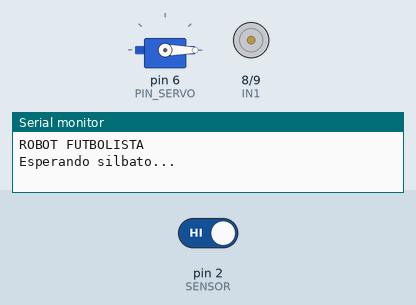
The sketch below on a simulated Arduino Uno, built with avr-gcc and run on an emulated ATmega328P. Shown: servo, motor-driver pin pairs drawn as motors (green arrow = first pin HIGH = forward, orange = second pin HIGH = backward, longer = more drive, scaled by the enable pin), the last lines printed to the serial monitor. Inputs (shaded band) come from the test bench; at power-on: pin 2 (SENSOR) HIGH.

Above: at 1.2 s.
1.3 s: pin 2 (SENSOR) driven LOW
At 2.1 s:
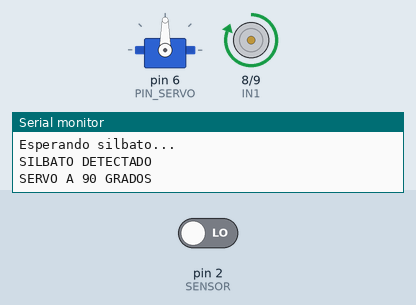
At 3.0 s:
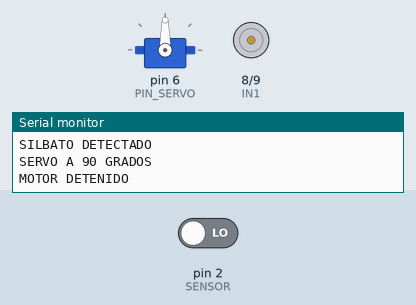
3.9 s: pin 2 (SENSOR) driven HIGH
Timing chart, 0 to 6.9 s (numbered marks = the images above; inputs shaded):
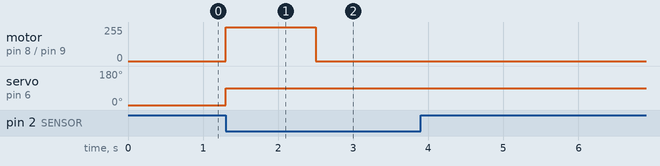

The sketch:

Robot_Tirador.ino
```cpp
#include <Servo.h>

/*
  ROBOT FUTBOLISTA
  Arduino UNO
  Sensor de sonido HW-484
  Puente H L298N
  Motor DC
  Servomotor SG90
*/

// -------------------------------
// PINES DEL SENSOR
// -------------------------------

const int SENSOR = 2;

// -------------------------------
// PINES DEL PUENTE H
// -------------------------------

const int ENA = 5;
const int IN1 = 8;
const int IN2 = 9;

// -------------------------------
// PIN DEL SERVOMOTOR
// -------------------------------

const int PIN_SERVO = 6;

Servo servoMotor;

// -------------------------------
// CONFIGURACION
// -------------------------------

const int VELOCIDAD = 255;

const unsigned long TIEMPO_MOTOR = 1200;

const unsigned long TIEMPO_ESPERA = 500;

const int SONIDO_ACTIVO = LOW;

// Posiciones del servo
const int SERVO_INICIAL = 0;
const int SERVO_DERECHA = 90;

// -------------------------------
// VARIABLES
// -------------------------------

bool motorEncendido = false;
bool sistemaPreparado = true;

bool servoActivado = false;

unsigned long tiempoActivacion = 0;
unsigned long ultimoSonido = 0;

// -------------------------------
// CONFIGURACION INICIAL
// -------------------------------

void setup() {

  Serial.begin(9600);

  pinMode(SENSOR, INPUT);

  pinMode(ENA, OUTPUT);
  pinMode(IN1, OUTPUT);
  pinMode(IN2, OUTPUT);

  // Configurar servomotor
  servoMotor.attach(PIN_SERVO);

  // Posicion inicial
  servoMotor.write(SERVO_INICIAL);

  detenerMotor();

  Serial.println("ROBOT FUTBOLISTA");
  Serial.println("Esperando silbato...");

}

// -------------------------------
// PROGRAMA PRINCIPAL
// -------------------------------

void loop() {

  int estadoSensor = digitalRead(SENSOR);

  // Detectar el silbato
  if (estadoSensor == SONIDO_ACTIVO) {

    ultimoSonido = millis();

    if (sistemaPreparado && !motorEncendido) {

      Serial.println("SILBATO DETECTADO");

      activarMotor();

      // Mover servo 90 grados a la derecha
      if (!servoActivado) {

        servoMotor.write(SERVO_DERECHA);

        servoActivado = true;

        Serial.println("SERVO A 90 GRADOS");

      }

      sistemaPreparado = false;

    }

  }

  // Comprobar si termino el tiempo del motor
  if (motorEncendido) {

    if (millis() - tiempoActivacion >= TIEMPO_MOTOR) {

      detenerMotor();

      Serial.println("MOTOR DETENIDO");

    }

  }

  // Preparar para un nuevo silbato
  if (!sistemaPreparado && !motorEncendido) {

    if (millis() - ultimoSonido >= TIEMPO_ESPERA) {

      sistemaPreparado = true;

      Serial.println("LISTO PARA OTRO SILBATO");

    }

  }

}

// -------------------------------
// ACTIVAR MOTOR
// -------------------------------

void activarMotor() {

  digitalWrite(IN1, HIGH);
  digitalWrite(IN2, LOW);

  analogWrite(ENA, VELOCIDAD);

  tiempoActivacion = millis();

  motorEncendido = true;

}

// -------------------------------
// DETENER MOTOR
// -------------------------------

void detenerMotor() {

  analogWrite(ENA, 0);

  digitalWrite(IN1, LOW);
  digitalWrite(IN2, LOW);

  motorEncendido = false;

}
```

Measured:
- after the input at 1.3 s, motor on pin 8 (IN1) / pin 9 (IN2): stopped → forward 255/255 at once, → stopped 1.2 s later; servo on pin 6 (PIN_SERVO): 0° → 90° at once
